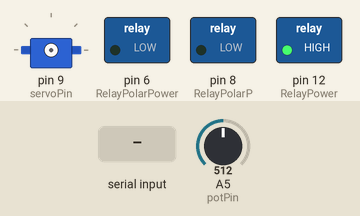
This sketch was run on a simulated Arduino Uno, built with avr-gcc and run on an emulated ATmega328P. Shown: servo, switched loads named in the sketch (green lamp = pin HIGH). Wiring (inferred from the names in the program): servo: signal pin 9. The test bench sets the inputs (shaded band); at power-on: A5 (potPin) = 512. Servo pulses on a pin are drawn as a servo (544–2400 µs = 0–180°); pins used as bus, display or sensor lines are not drawn.

Above: at 3.7 s.
3.8 s: "-" received over Serial
At 5.0 s:
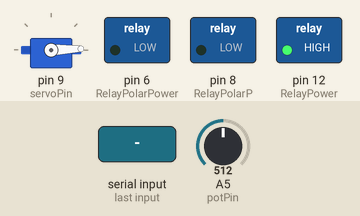
5.3 s: "z" received over Serial
At 5.8 s:
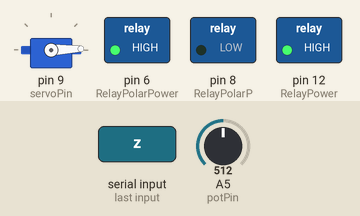
6.8 s: "+" received over Serial
At 7.7 s:
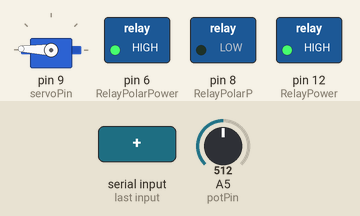
8.3 s: "x" received over Serial
At 9.3 s:
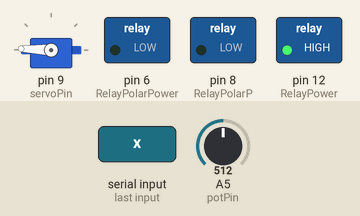
9.8 s: "+" received over Serial
At 11.2 s:
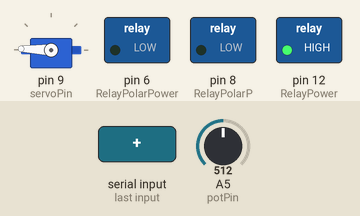
Timing chart, 0 to 12.3 s (numbered marks = the images above; inputs shaded):
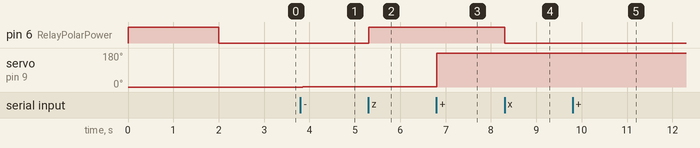

Measured:
- after the input at 3.8 s, servo on pin 9 (servoPin): 0° → 2° after 0.05 s
- after the input at 5.3 s, pin 6 (RelayPolarPower): LOW → HIGH at once
- after the input at 6.8 s, servo on pin 9 (servoPin): 2° → 178° at once
- after the input at 8.3 s, pin 6 (RelayPolarPower): HIGH → LOW at once
- after the input at 9.8 s, servo on pin 9 (servoPin): 178° → 180° at once, → 178° 0.05 s later

The sketch:

servo_rev.ino
```cpp
/*
Name:		Sketch1.ino
Created:	22.06.2018 12:30:49
Author:	root
*/
int potPin = A5;
float Step = 5.11 / 1024;

int RelayPower = 12;
int RelayPolarPower = 6;
int RelayPolarP = 8;
int RelayPolarN = 10;
int Relay = 7;
int servoPin = 9;

int ang = 3;				//rotate angle
int myAngle;                // angle
int pulseWidth;             // puls width

int total=0;				//1 average
int total1=0;				//2 average
int total2=0;				//3 average

int readIndex=0;			//read index for 1 average
int readIndex1 = 0;			//read index for 2 average
int readIndex2 = 0;			//read index for 3 average

const int numReadings = 10;

void servoPulse(int servoPin, int myAngle)
{
	pulseWidth = (myAngle * 11) + 500;  //calculate puls width for serv
	digitalWrite(servoPin, HIGH);       //set contact RelayPower in status Low (tern On)
	delayMicroseconds(pulseWidth);      //set delay for pulsWidth
	digitalWrite(servoPin, LOW);        //set contact RelayPower in status Low (tern Off)
	delay(20);                          //set delay
}

void StopRelayN()
{
	digitalWrite(RelayPolarPower, LOW);
	delay(500);
}

void StartRelayN()
{
	digitalWrite(RelayPolarPower, HIGH);
	delay(500);
}


// the setup function runs once when you press reset or power the board
void setup() {
	pinMode(RelayPower, OUTPUT);        // set contact RelayPower out
	digitalWrite(RelayPower, HIGH);     // set contact RelayPower in status High

	pinMode(servoPin, OUTPUT);			// set contact ServoPin out


	pinMode(RelayPolarPower, OUTPUT);           // set contact RelayPolarPower out
	digitalWrite(RelayPolarPower, HIGH);        // set contact RelayPolarPower in status High

	//pinMode(RelayPolarP, OUTPUT);           // ñêîíôèãóðèðîâàëè âûõîä äëÿ óïðàâëåíèÿ ðåëå ïîëÿðíîñòè
	//pinMode(RelayPolarN, OUTPUT);           // ñêîíôèãóðèðîâàëè âûõîä äëÿ óïðàâëåíèÿ ðåëå ïîëÿðíîñòè

	delay(1000);
	Serial.begin(9600);
	delay(1000);
	pinMode(RelayPolarP, OUTPUT);
	StopRelayN();

}

/// <summary>
/// Loops this instance.
/// </summary>
/// the loop function runs over and over again until power down or reset
void loop() {
	total = total + analogRead(potPin);
	++readIndex;
	char outstr[10];
	float f_val;

	if (readIndex >= numReadings) {
		total1 = total1 + total / numReadings;
		total = 0;
		readIndex = 0;
		++readIndex1;
	}

	if (readIndex1 >= numReadings) {
		readIndex1 = 0;
		total2 = total2 + total1 / numReadings;
		++readIndex2;
		total1 = 0;
		readIndex1 = 0;
	}
	if (readIndex2 >= numReadings) {
		total2 = total2 / numReadings;
		f_val = Step * total2;
		dtostrf(f_val, 7, 4, outstr);
		readIndex2 = 0;
		total2 = 0;
	}


	if (Serial.available() > 0)
	{
		int val1 = Serial.read();
		switch (val1)
		{
		//measurments
		case 'm':
		{
			Serial.print("Last average=");
			Serial.println(outstr);
			delay(100);
			Serial.flush();
			return;
		}
		//diactivate relay for changing of polarity
		case 'x':
		{
			StopRelayN();
			delay(100);
			return;
		}
		//activate relay for changing of polarity
		case 'z':
		{
			StartRelayN();
			delay(100);
			return;
		}
		//decrease angle of servo engine
		case '-':
		{
			for (myAngle = 0; myAngle <= ang; myAngle++) {
				servoPulse(servoPin, myAngle);
				delay(2);
			}
			delay(500);
			return;
		}
		//increase angle of servo engine
		case '+':
		{
			for (myAngle = 180; myAngle >= (180 - ang); myAngle--) {
				servoPulse(servoPin, myAngle);
				delay(2);
			}
			delay(500);
			return;
		}
		}
	}
	delay(2);

}
```
